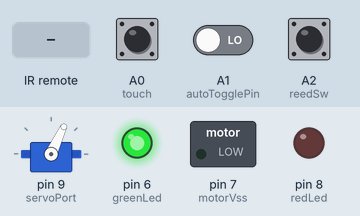
Bench run of a sketch on a simulated Arduino Uno, built with avr-gcc and run on an emulated ATmega328P. Parts: servo, switched loads named in the sketch (green lamp = pin HIGH), output pins drawn as LEDs (lit = HIGH). Dashed ring = blinking. Inputs (shaded band) come from the test bench; at power-on: A0 (touch) LOW, A1 (autoTogglePin) LOW, A2 (reedSw) HIGH. Pins used as bus, display or sensor lines are not drawn.

Above: at 2.2 s.
2.3 s: A0 (touch) pulled HIGH for 0.15 s
At 3.9 s:
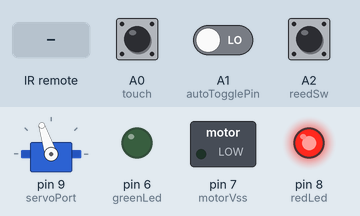
4.3 s: infrared code 0xFF6897 received
At 4.57 s:
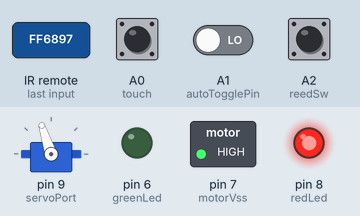
6.3 s: infrared code 0xFF38C7 received
At 6.67 s:
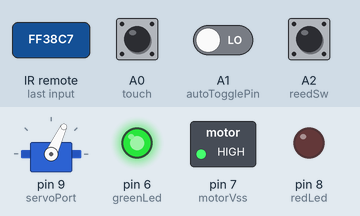
8.3 s: A0 (touch) pulled HIGH for 1 s
At 9.47 s:
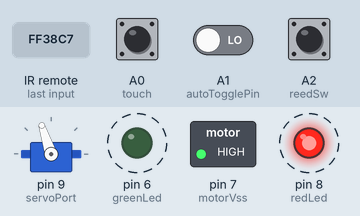
Timing chart, 0 to 11.3 s (numbered marks = the images above; inputs shaded):
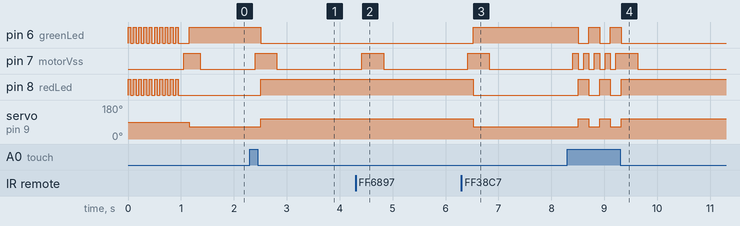

Measured:
- after the input at 2.3 s, pin 6 (greenLed): HIGH → LOW after 0.20 s; pin 7 (motorVss): LOW → HIGH after 0.10 s, → LOW 0.41 s later; pin 8 (redLed): LOW → HIGH after 0.20 s; servo on pin 9 (servoPort): 65° → 108° after 0.20 s
- after the input at 4.3 s, pin 7 (motorVss): LOW → HIGH after 0.12 s, → LOW 0.41 s later
- after the input at 6.3 s, pin 6 (greenLed): LOW → HIGH after 0.22 s; pin 7 (motorVss): LOW → HIGH after 0.12 s, → LOW 0.41 s later; pin 8 (redLed): HIGH → LOW after 0.22 s; servo on pin 9 (servoPort): 108° → 65° after 0.22 s
- after the input at 8.3 s, pin 6 (greenLed): alternates HIGH for 0.20 s and LOW for 0.20 s, 5 changes in all, then stays LOW, starting after 0.21 s; pin 7 (motorVss): goes 4 × (HIGH 0.10 s, LOW 0.10 s), HIGH 0.41 s, then LOW, starting after 0.11 s

The sketch:

adv_door_backup.ino
```cpp
#include <IRremote.h>
const int RECV_PIN = 4;
IRrecv irrecv(RECV_PIN);
decode_results results;

#include <Servo.h>

Servo myservo;

//-----------------------pins-------------------------------------

const int redLed = 8;
const int greenLed = 6;
const int reedSw = A2;
const int autoTogglePin = A1;
const int touch = A0;
const int motorVss = 7;
const int servoPort = 9;

//----------------------------------------------------------------

//-----------------------variables--------------------------------

int count = 0;

bool lock = 0;
bool sBreak = 0;
bool trigEvent = 1;
bool autoLock = 1;
bool masterToggle = 1;
bool remoteToggle = 1;

bool reedStatus = 1;
bool reset = 0;

//----------------------------------------------------------------

//----------------------------RFID--------------------------------

#include <EEPROM.h>
#include <SPI.h>
#include <MFRC522.h>

bool programMode = false;

uint8_t successRead;

byte storedCard[4];
byte readCard[4];
byte masterCard[4];

#define SS_PIN 10
#define RST_PIN 5

MFRC522 mfrc522(SS_PIN, RST_PIN);

//----------------------------------------------------------------

void serial(){
  Serial.println("---------------------");
  Serial.print("trigEvent : ");
  Serial.println(trigEvent);
  Serial.print("reedStatus : ");
  Serial.println(reedStatus);
  Serial.print("reset : ");
  Serial.println(reset);
  Serial.print("lock : ");
  Serial.println(lock);
  Serial.print("auto : ");
  Serial.println(reset);
}

void lSt(int g, int r){
  digitalWrite(redLed, r);
  digitalWrite(greenLed, g);}

void aLock(){

  reedStatus = !digitalRead(reedSw);
  if(!reedStatus){reset=1;}
  masterToggle = digitalRead(autoTogglePin);
  /*
  if(masterToggle){
    if(remoteToggle||digitalRead(autoTogglePin)){autoLock=1;}
  }
  if(reset){if(autoLock && reedStatus){lock=1; trigEvent=1; reset=0;}}
*/

if(reset && masterToggle){ if(reedStatus){lock=0; trigEvent=1;reset=0; delay(100);}}

}

void manualTouch() {
  if(digitalRead(A0)){delay(100);lock=!lock; trigEvent=1;}
}

void setup() {
  Serial.begin(9600);
  myservo.attach(servoPort);
  irrecv.enableIRIn();
  pinMode(motorVss, OUTPUT);
  pinMode(greenLed, OUTPUT);
  pinMode(redLed, OUTPUT);
  pinMode(reedSw, INPUT);
  pinMode(touch, INPUT);
  pinMode(autoTogglePin, INPUT);
  for(int i=0;i<10;i++){
  lSt(1, 1);delay(50);lSt(0, 0);delay(50);
  }


  //------------------------RFID------------------------------------
//  pinMode(wipeB, INPUT_PULLUP);


  SPI.begin();
  mfrc522.PCD_Init();


}

void motor(){
  if(lock){myservo.write(108);}else{myservo.write(65);}
  digitalWrite(motorVss, 0);
  //trigEvent = 0;
  }

void loop() {

//  serial();
 count = trigEvent + count;
 if(count > 3){trigEvent = 0; count = 0;}
 if (irrecv.decode(&results)){
         switch (results.value){
          case 0xFF38C7:
           lock = !lock;
           trigEvent=1;
           delay(15);
              break;
           case 0xFF6897:
           lock = 1;
           trigEvent = 1;
           delay(15);
              break;
         }
         delay(100);
        irrecv.resume();
       }

    manualTouch();

    aLock();

//----------------------------------RFID--------------------------

//successRead = getID();

if ( findID(readCard) ) {
       lock=1;
       trigEvent=1;
      }
      else {

      }

//----------------------------------------------------------------

//if(sBreak){lSt(0, 0);}
  if(trigEvent){digitalWrite(motorVss, 1);delay(100);}
      if(lock){
        lSt(0, 1);
       motor();}
       else{
        lSt(1, 0);
       motor();}

       }


///////////////////////////////////////// Get PICC's UID ///////////////////////////////////
uint8_t getID() {
  if (mfrc522.PICC_IsNewCardPresent()) {
  for ( uint8_t i = 0; i < 4; i++) { readCard[i] = mfrc522.uid.uidByte[i]; }
  mfrc522.PICC_HaltA(); // Stop reading
  //return 1;
  }
/*  if ( ! mfrc522.PICC_ReadCardSerial()) {   //Since a PICC placed get Serial and continue
   // return 0;
  }*/

}

//////////////////////////////////////// Read an ID from EEPROM //////////////////////////////
void readID( uint8_t number ) {
  uint8_t start = (number * 4 ) + 2;    // Figure out starting position
  for ( uint8_t i = 0; i < 4; i++ ) {     // Loop 4 times to get the 4 Bytes
    storedCard[i] = EEPROM.read(start + i);   // Assign values read from EEPROM to array
  }
}

///////////////////////////////////////// Check Bytes   ///////////////////////////////////
bool checkTwo ( byte a[], byte b[] ) {
  for ( uint8_t k = 0; k < 4; k++ ) {   // Loop 4 times
    if ( a[k] != b[k] ) {     // IF a != b then false, because: one fails, all fail
       return false;
    }
  }
  return true;
}

///////////////////////////////////////// Find Slot   ///////////////////////////////////
uint8_t findIDSLOT( byte find[] ) {
  uint8_t count = EEPROM.read(0);       // Read the first Byte of EEPROM that
  for ( uint8_t i = 1; i <= count; i++ ) {    // Loop once for each EEPROM entry
    readID(i);                // Read an ID from EEPROM, it is stored in storedCard[4]
    if ( checkTwo( find, storedCard ) ) {   // Check to see if the storedCard read from EEPROM
      // is the same as the find[] ID card passed
      return i;         // The slot number of the card
    }
  }
}

///////////////////////////////////////// Find ID From EEPROM   ///////////////////////////////////
bool findID( byte find[] ) {
  uint8_t count = EEPROM.read(0);     // Read the first Byte of EEPROM that
  for ( uint8_t i = 1; i < count; i++ ) {    // Loop once for each EEPROM entry
    readID(i);          // Read an ID from EEPROM, it is stored in storedCard[4]
    if ( checkTwo( find, storedCard ) ) {   // Check to see if the storedCard read from EEPROM
      return true;
    }
    else {    // If not, return false
    }
  }
  return false;
}
```
